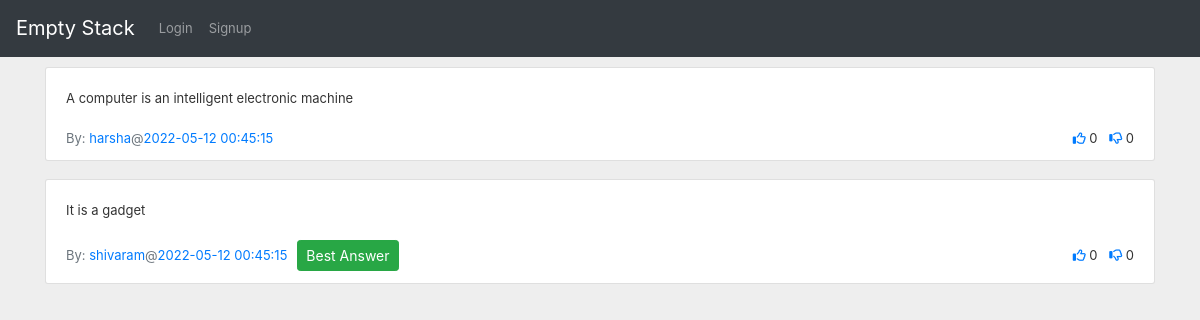
Page /show_answers/1 on the earlier database version.
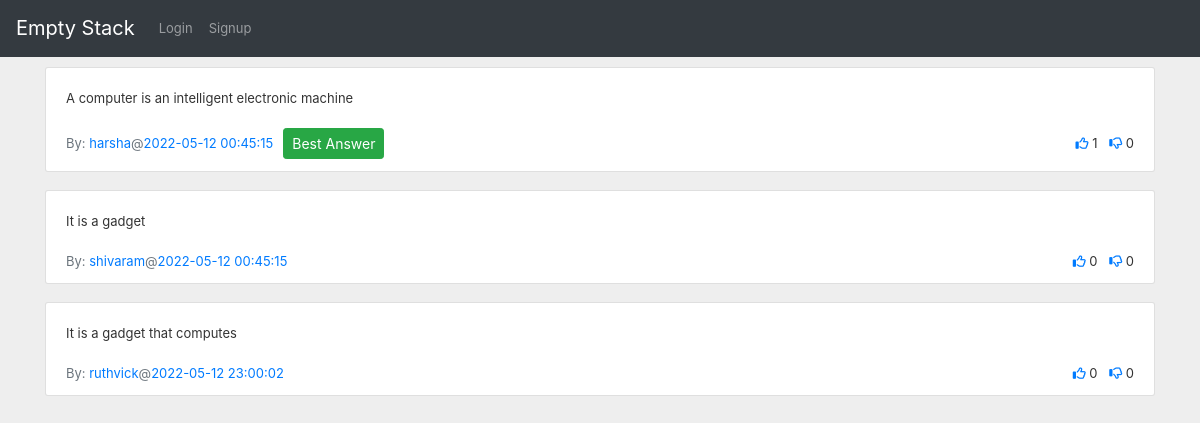
Same page on the later database version.
### app.py (models this page shows)
class Answers(db.Model):
    answerid = db.Column(db.Integer, autoincrement=True, primary_key=True)
    userid = db.Column(db.Integer, ForeignKey(Users.userid))
    answer = db.Column(db.Text)
    questionid = db.Column(db.Integer, ForeignKey(Questions.questionid))
    timeposted = db.Column(db.DateTime, server_default=func.now())
    upvotes = db.Column(db.Integer, default=0)
    downvotes = db.Column(db.Integer, default=0)
    bestanswer = db.Column(db.Boolean, default=False)

class Users(db.Model):
    userid = db.Column(db.Integer, primary_key=True, autoincrement=True)
    username = db.Column(db.String, unique=True)
    firstname = db.Column(db.String)
    lastname = db.Column(db.String)
    email = db.Column(db.String)
    phone = db.Column(db.String)
    profile = db.Column(db.Text)
    rating = db.Column(db.Integer, default=0)
    city = db.Column(db.String)
    state = db.Column(db.String)
    country = db.Column(db.String)

### app.py (the view)
@app.route('/show_answers/<question_id>', methods=['GET', 'POST'])
def show_answers(question_id):
    session['question_id'] = question_id
    question_id = int(question_id)
    answers = Answers.query.filter_by(questionid=question_id).all()
    usernames = []
    list_of_upvotes = []
    list_of_downvotes = []
    for answer in answers:
        user = Users.query.filter_by(userid=answer.userid).first()
        user_upvote = Upvotes.query.filter_by(userid=session.get('userid'), answerid=answer.answerid).first()
        if user_upvote:
            list_of_upvotes.append(True)
        else:
            list_of_upvotes.append(False)
        user_downvote = Downvotes.query.filter_by(userid=session.get('userid'), answerid=answer.answerid).first()
        if user_downvote:
            list_of_downvotes.append(True)
        else:
            list_of_downvotes.append(False)
        usernames.append(user.username)
    question = Questions.query.filter_by(questionid=question_id).first()
    return render_template('answers.html',
                           answers=answers,
                           usernames=usernames,
                           list_of_upvotes=list_of_upvotes,
                           list_of_downvotes=list_of_downvotes,
                           question=question)

### templates/answers.html (shortened to what this page needs)
{% extends "base.html" %}
{% import "bootstrap/wtf.html" as wtf %}
{% block styles %}
    <link rel="stylesheet" href="{{url_for('.static', filename='css/answers.css')}}">
{% endblock %}
{% block content %}
    {% for answer in answers %}
        <div class="container d-flex justify-content-center mt-10">
            {% if list_of_upvotes[loop.index-1] %}
                {% set upvote_icon_class = "fas fa-thumbs-up" %}
            {% else %}
                {% set upvote_icon_class = "far fa-thumbs-up" %}
            {% endif %}
            {% if list_of_downvotes[loop.index-1] %}
                {% set downvote_icon_class = "fas fa-thumbs-down" %}
            {% else %}
                {% set downvote_icon_class = "far fa-thumbs-down" %}
            {% endif %}
            <div class="w-100 overflow-auto order-2 order-md-1">
                <div class="card-group-control card-group-control-right">
                    <div class="card mb-2 w-100">
                        <div class="collapse show" >
                            <div class="card-body">
                                {{ answer.answer }}
                            </div>
                            <div class="card-footer bg-transparent d-sm-flex align-items-sm-center border-top-0 pt-0">
                                <a href="/profile/{{ answer.userid }}">
                                    <span class="text-muted">By: </span><span class="text-primary">{{ usernames[loop.index-1] }}</span>
                                </a>
                                <span class="text-muted">@</span><span class="text-primary">{{ answer.timeposted }}</span>
                                {% if answer.bestanswer %}
                                    <div class="gap">
                                        <button type="button" class="btn btn-success btn-sm">
                                            Best Answer
                                        </button>
                                    </div>
                                {% endif %}
                                <ul class="list-inline text-nowrap mb-0 ml-auto mt-2 mt-sm-0">
                                    <li class="list-inline-item"><a href="/upvote-answer/{{ answer.answerid }}"><i class="{{ upvote_icon_class }}"></i></a> {{ answer.upvotes }}</li>
                                    <li class="list-inline-item"><a href="/downvote-answer/{{ answer.answerid }}"><i class="{{ downvote_icon_class }}"></i></a> {{ answer.downvotes }}</li>
                                </ul>
                            </div>
                        </div>
                    </div>
                </div>
            </div>
        </div>
    {% endfor %}
{% endblock %}

### templates/base.html (shortened to what this page needs)
<!DOCTYPE html>
<html lang="en">
<head>
    <link rel="stylesheet" href="https://cdn.jsdelivr.net/npm/bootstrap@4.3.1/dist/css/bootstrap.min.css">
    <link rel="stylesheet" href="https://cdnjs.cloudflare.com/ajax/libs/font-awesome/6.1.1/css/all.min.css" />
    <link rel="stylesheet" href="{{ url_for('static',filename='css/main.css') }}">
    {% block styles %}{% endblock %}
</head>
<body style="padding-top: 0px">
    <nav class="navbar navbar-expand-lg navbar-dark bg-dark">
      <a class="navbar-brand" href="/">Empty Stack</a>
      <div class="collapse navbar-collapse" id="navbarSupportedContent">
        <ul class="navbar-nav ms-auto">
            {% if not session.get('userid') %}
                 <li class="nav-item ">
                    <a class="nav-link" href="/login">Login <span class="sr-only">(current)</span></a>
                 </li>
                 <li class="nav-item">
                    <a class="nav-link" href="/signup">Signup <span class="sr-only">(current)</span></a>
                 </li>
            {% endif %}
        </ul>
      </div>
    </nav>
    {% block content %}{% endblock %}
</body>
</html>

### static/css/answers.css (style rules this page uses)
body { margin: 0; font-size: .8125rem; font-weight: 400; line-height: 1.5385; color: #333; text-align: left; background-color: #eee; }
.mt-10 { margin-top: 10px; }
.gap { margin-left: 10px; }
a { text-decoration: none !important; }
.card { position: relative; display: -ms-flexbox; display: flex; -ms-flex-direction: column; flex-direction: column; min-width: 0; word-wrap: break-word; background-color: #fff; background-clip: border-box; border: 1px solid rgba(0,0,0,.125); border-radius: .1875rem; }
.w-100 { width: 100%!important; }

Differences in the rows shown:
changed Answers "A computer is an intelligent electronic machine": upvotes "0" → "1"; now shows "Best Answer"
changed Answers "It is a gadget": no longer shows "Best Answer"
added Answers: answer "It is a gadget that computes", timeposted "2022-05-12 23:00:02", upvotes "0", downvotes "0"
now on this page (row edited): Users: username "ruthvick"
